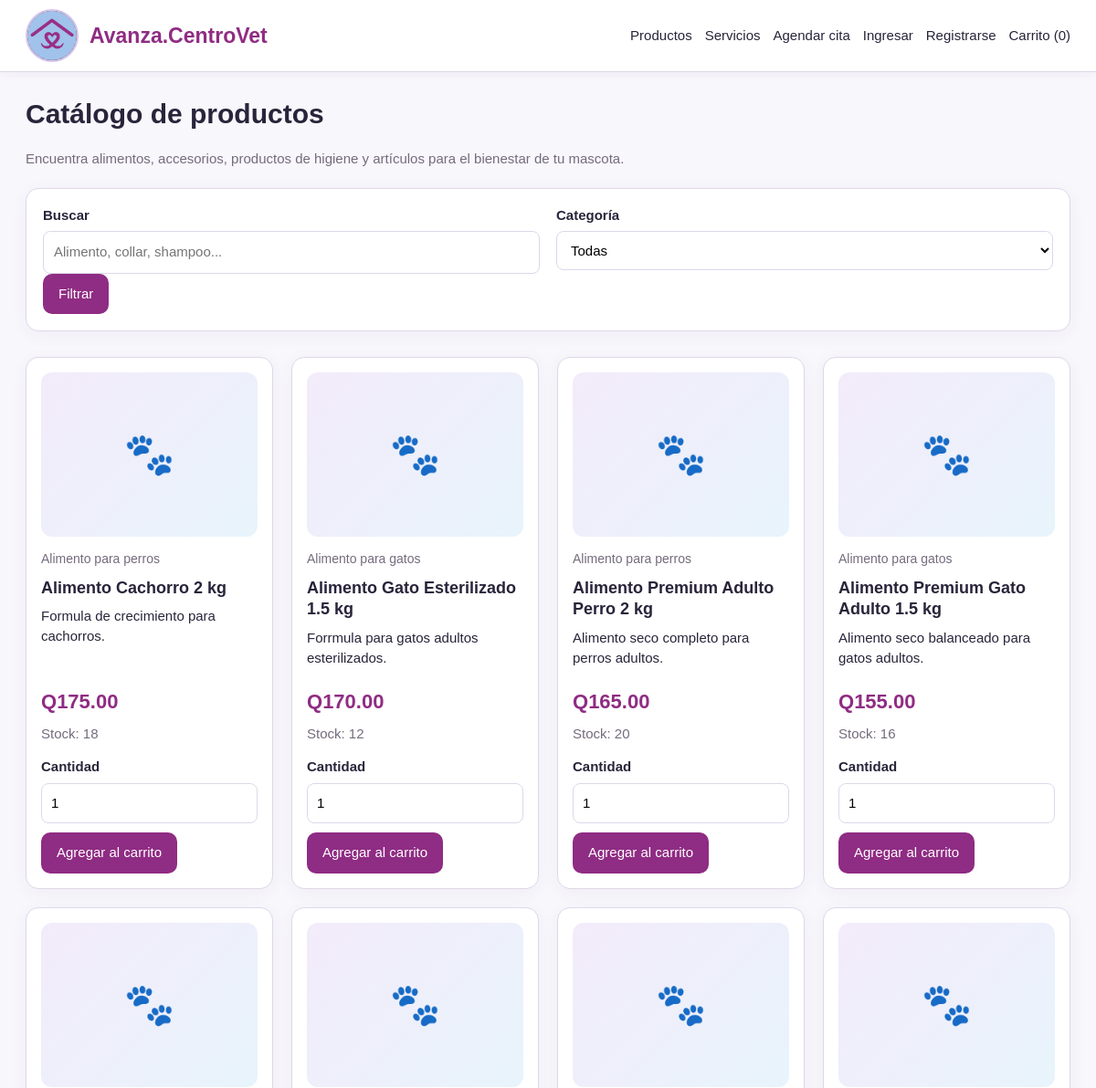
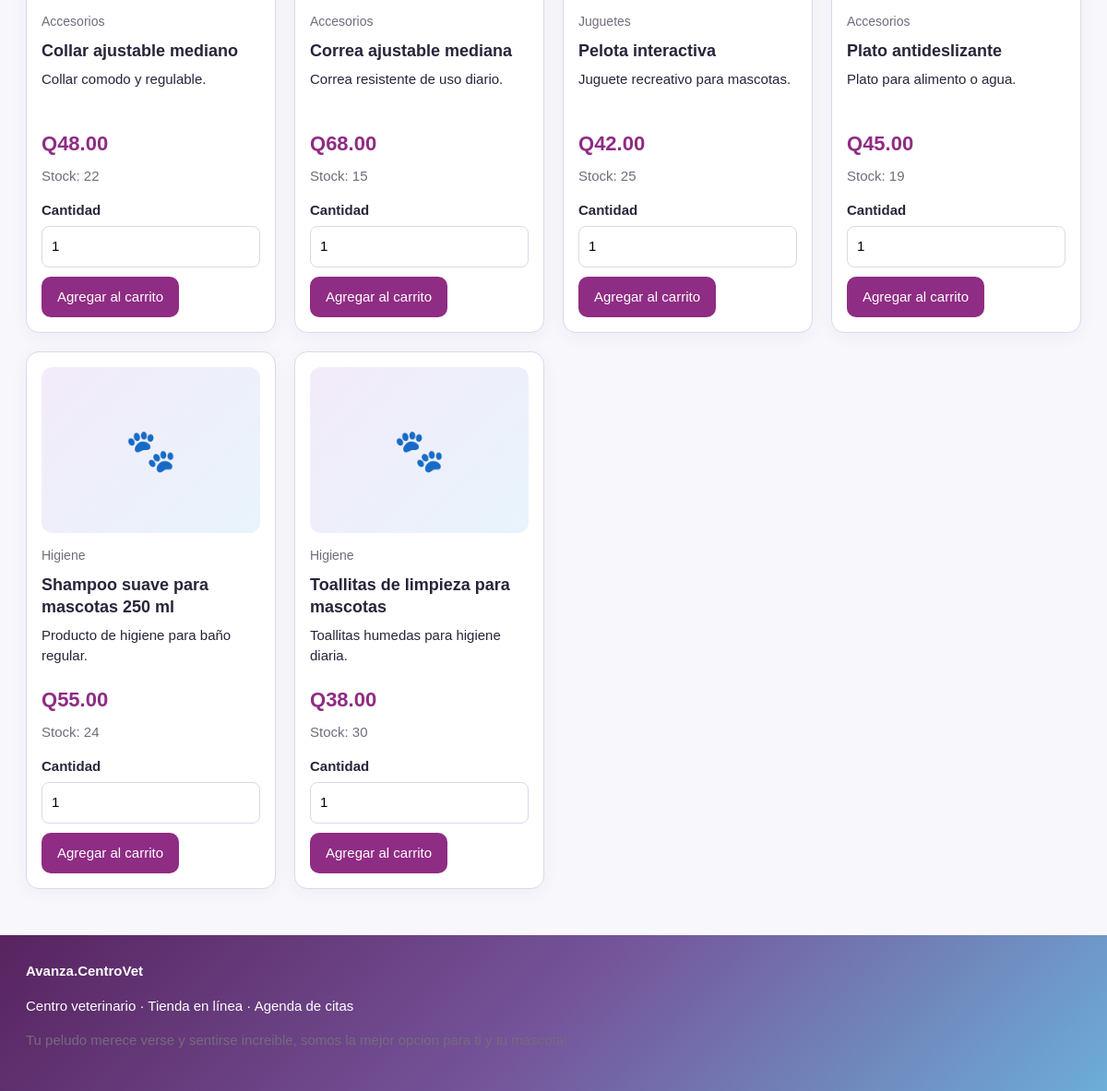
The page /productos.php on the database its author committed (2 pictures, top to bottom).
### tables this page shows
CREATE TABLE `productos` (
  `id` int NOT NULL,
  `categoria_id` int DEFAULT NULL,
  `nombre` varchar(150) NOT NULL,
  `descripcion` text,
  `precio` decimal(10,2) NOT NULL,
  `stock` int NOT NULL DEFAULT '0',
  `stock_minimo` int NOT NULL DEFAULT '5',
  `imagen` varchar(255) DEFAULT NULL,
  `activo` tinyint(1) DEFAULT '1',
  `fecha_creacion` timestamp NULL DEFAULT CURRENT_TIMESTAMP
);

CREATE TABLE `categorias` (
  `id` int NOT NULL,
  `nombre` varchar(100) NOT NULL
);

### includes/funciones.php (called while the page is built, shortened)
<?php
function estaLogueado(){ return isset($_SESSION['usuario_id']); }
function e($v){ return htmlspecialchars((string)$v,ENT_QUOTES,'UTF-8'); }
function carritoCount(){ return array_sum($_SESSION['carrito'] ?? []); }

### productos.php (the view, shortened to what this page needs)
<?php
require_once __DIR__ . '/includes/funciones.php';
require_once __DIR__ . '/includes/header.php';
$q = trim($_GET['q'] ?? '');
$sql = "
    SELECT
        p.*,
        c.nombre AS categoria
    FROM productos p
    LEFT JOIN categorias c
        ON c.id = p.categoria_id
    WHERE p.activo = 1
";
$args = [];
$sql .= " ORDER BY p.nombre ASC";
$stmt = $pdo->prepare($sql);
$stmt->execute($args);
$productos = $stmt->fetchAll(PDO::FETCH_ASSOC);
?>
<div class="catalogo-contenedor">
    <h1>
        Catálogo de productos
    </h1>
    <p class="muted">
        Encuentra alimentos, accesorios, productos de higiene
        y artículos para el bienestar de tu mascota.
    </p>
    <form
        class="card catalogo-filtros"
        method="get"
    >
        <div class="grid">
            <div>
                <label>
                    Buscar
                </label>
                <input
                    type="text"
                    name="q"
                    value="<?= e($q) ?>"
                    placeholder="Alimento, collar, shampoo..."
                >
            </div>
            <div>
                <label>
                    Categoría
                </label>
                <select name="cat">
                    <option value="0">
                        Todas
                    </option>
                </select>
            </div>
        </div>
        <button
            type="submit"
            class="btn"
        >
            Filtrar
        </button>
    </form>
    <div class="catalogo-grid">
        <?php foreach ($productos as $p): ?>
            <?php
            $imagenDisponible = false;
            $urlImagen = '';
            ?>
            <article class="catalogo-card">
                <div class="catalogo-img">
                    <?php if ($imagenDisponible): ?>
                        <img
                            src="<?= e($urlImagen) ?>"
                            alt="<?= e($p['nombre']) ?>"
                            loading="lazy"
                            onerror="
                                this.style.display='none';
                                this.nextElementSibling.style.display='flex';
                            "
                        >
                        <div
                            class="catalogo-placeholder"
                            style="display:none;"
                        >
                            🐾
                        </div>
                    <?php else: ?>
                        <div class="catalogo-placeholder">
                            🐾
                        </div>
                    <?php endif; ?>
                </div>
                <small class="catalogo-categoria">
                    <?= e(
                        $p['categoria']
                        ?? 'Sin categoría'
                    ) ?>
                </small>
                <h3 class="catalogo-nombre">
                    <?= e($p['nombre']) ?>
                </h3>
                <p class="catalogo-descripcion">
                    <?= e(
                        $p['descripcion']
                        ?? ''
                    ) ?>
                </p>
                <div class="catalogo-precio">
                    Q<?= number_format(
                        (float)$p['precio'],
                        2
                    ) ?>
                </div>
                <?php if ((int)$p['stock'] > 0): ?>
                    <p class="catalogo-stock">
                        Stock:
                        <?= (int)$p['stock'] ?>
                    </p>
                <?php endif; ?>
                <form
                    method="post"
                    action="carrito.php"
                    class="catalogo-carrito"
                >
                    <label>
                        Cantidad
                    </label>
                    <input
                        type="number"
                        name="cantidad"
                        min="1"
                        max="<?= max(
                            1,
                            (int)$p['stock']
                        ) ?>"
                        value="1"
                        <?= (int)$p['stock'] <= 0
                            ? 'disabled'
                            : ''
                        ?>
                    >
                    <button
                        type="submit"
                        class="btn"
                        <?= (int)$p['stock'] <= 0
                            ? 'disabled'
                            : ''
                        ?>
                    >
                        <?= (int)$p['stock'] <= 0
                            ? 'Agotado'
                            : 'Agregar al carrito'
                        ?>
                    </button>
                </form>
            </article>
        <?php endforeach; ?>
    </div>
</div>
<?php
require_once __DIR__ . '/includes/footer.php';
?>

### includes/header.php (shortened to what this page needs)
<?php
require_once __DIR__ . '/funciones.php';
?>
<!doctype html>
<html lang="es">
<head>
    <link
        rel="stylesheet"
        href="<?= APP_URL ?>/assets/css/style.css?v=21"
    >
</head>
<body>
<header class="top">
    <div class="wrap nav">
        <a
            class="brand"
            href="<?= APP_URL ?>/index.php"
        >
            <img
                src="<?= APP_URL ?>/assets/img/logo-avanza.jpeg"
                alt="Logo Avanza.CentroVet"
                class="brand-logo"
            >
            <span class="brand-text">
                Avanza.CentroVet
            </span>
        </a>
        <nav>
            <?php if (estaLogueado() && esAdmin()): ?>
                <!-- ==========================================
                     MENÚ ADMINISTRADOR
                =========================================== -->
                <a href="<?= APP_URL ?>/productos.php">
                    Productos
                </a>
                <a href="<?= APP_URL ?>/servicios.php">
                    Servicios
                </a>
                <a href="<?= APP_URL ?>/mascotas.php">
                    Mascotas
                </a>
                <a href="<?= APP_URL ?>/admin/reportes.php">
                    Reportes
                </a>
                <a href="<?= APP_URL ?>/perfil.php">
                    Mi perfil
                </a>
                <a href="<?= APP_URL ?>/admin/index.php">
                    Admin
                </a>
                <a href="<?= APP_URL ?>/logout.php">
                    Salir
                </a>
            <?php else: ?>
                <a href="<?= APP_URL ?>/productos.php">
                    Productos
                </a>
                <a href="<?= APP_URL ?>/servicios.php">
                    Servicios
                </a>
                <a href="<?= APP_URL ?>/citas.php">
                    Agendar cita
                </a>
                <a href="<?= APP_URL ?>/login.php">
                    Ingresar
                </a>
                <a href="<?= APP_URL ?>/registro.php">
                    Registrarse
                </a>
                <a href="<?= APP_URL ?>/carrito.php">
                    Carrito (<?= carritoCount() ?>)
                </a>
            <?php endif; ?>
        </nav>
    </div>
</header>
<main class="wrap">

### includes/footer.php
</main>
<footer>
    <div class="wrap">
        <strong>
            Avanza.CentroVet
        </strong>
        <p>
            Centro veterinario · Tienda en línea · Agenda de citas
        </p>
        <p class="muted">
            Tu peludo merece verse y sentirse increible, somos la mejor
                        opcion para ti y tu mascota!
        </p>
    </div>
</footer>
</body>
</html>

### assets/css/style.css (style rules this page uses)
:root { --p:#8f2c83; --p2:#6c1f68; --lila:#d9c5ef; --lila-claro:#f3ebfa; --celeste:#a7c8ef; --celeste-claro:#e8f4fc; --bg:#f8f7fc; --txt:#29243a; --mut:#746b7d; --danger:#c64060; --border:#ded7ea; --soft:#f1edf7; --white:#ffffff; }
* { box-sizing:border-box; }
html { scroll-behavior:smooth; }
body { margin:0; background:var(--bg); color:var(--txt); font:15px/1.5 Arial,sans-serif; }
.wrap { width:100%; max-width:1180px; margin:0 auto; padding:0 18px; }
h1, h2, h3 { line-height:1.2; color:var(--txt); }
h1 { margin-top:28px; }
a { color:inherit; }
.top { background:#fff; border-bottom:1px solid var(--border); position:sticky; top:0; z-index:100; box-shadow:0 2px 10px rgba(80,50,100,.05); }
.nav { display:flex; justify-content:space-between; align-items:center; gap:18px; min-height:78px; }
.brand { display:flex; align-items:center; gap:12px; text-decoration:none; flex-shrink:0; }
.brand-logo { width:58px; height:58px; border-radius:50%; object-fit:cover; object-position:center; display:block; border:2px solid var(--lila); }
.brand-text { font-size:23px; font-weight:700; color:var(--p); }
.nav nav { display:flex; gap:14px; flex-wrap:wrap; align-items:center; }
.nav nav a { text-decoration:none; color:var(--txt); position:relative; }
.nav nav a::after { content:""; position:absolute; left:0; bottom:-4px; width:0; height:2px; background:var(--p); transition:width .2s ease; }
.btn { display:inline-block; border:0; border-radius:10px; background:var(--p); color:#fff; padding:11px 17px; text-decoration:none; cursor:pointer; font:inherit; transition: background .2s ease, transform .2s ease, box-shadow .2s ease; }
.grid { display:grid; grid-template-columns:repeat(auto-fit,minmax(220px,1fr)); gap:18px; }
.card { background:#fff; border:1px solid var(--border); border-radius:14px; padding:18px; box-shadow: 0 4px 18px rgba(80,50,100,.05); }
.catalogo-contenedor { width:100%; }
.catalogo-filtros { max-width:none !important; margin:20px 0 28px !important; }
.catalogo-grid { display:grid; grid-template-columns:repeat(4,minmax(0,1fr)); gap:20px; width:100%; align-items:stretch; }
.catalogo-card { background:#fff; border:1px solid var(--border); border-radius:14px; padding:16px; display:flex; flex-direction:column; min-width:0; overflow:hidden; box-shadow: 0 4px 18px rgba(80,50,100,.05); transition: transform .2s ease, box-shadow .2s ease; }
.catalogo-img { width:100%; height:180px; background: linear-gradient( 135deg, var(--lila-claro), var(--celeste-claro) ); border-radius:12px; display:flex; align-items:center; justify-content:center; overflow:hidden; margin-bottom:14px; flex-shrink:0; }
.catalogo-placeholder { width:100%; height:100%; display:flex; align-items:center; justify-content:center; font-size:45px; color:var(--p); }
.catalogo-categoria { display:block; color:var(--mut); font-size:14px; margin:0 0 4px; }
.catalogo-nombre { font-size:18px; line-height:1.3; margin:6px 0 8px; color:var(--txt); overflow-wrap:anywhere; }
.catalogo-descripcion { font-size:15px; line-height:1.45; color:var(--txt); margin:0 0 12px; min-height:44px; overflow-wrap:anywhere; }
.catalogo-precio { margin-top:auto; padding-top:8px; font-size:22px; font-weight:700; color:var(--p); }
.catalogo-stock { color:var(--mut); margin:8px 0 14px; }
.catalogo-carrito { margin:0 !important; max-width:none !important; padding:0 !important; background:transparent !important; border:0 !important; border-radius:0 !important; box-shadow:none !important; }
.catalogo-carrito label { display:block; font-weight:700; margin-bottom:6px; }
.catalogo-carrito input[type="number"] { width:100%; padding:10px; margin-bottom:10px; border:1px solid var(--border); border-radius:8px; background:#fff; }
.catalogo-carrito .btn { width:auto; margin:0; }
form.card { max-width:720px; margin:24px auto; }
label { display:block; font-weight:700; margin-bottom:6px; }
input, select, textarea { width:100%; padding:11px; border:1px solid var(--border); border-radius:8px; background:#fff; font:inherit; }
.muted { color:var(--mut); }
footer { margin-top:50px; padding:28px 0; background: linear-gradient( 135deg, #58235f, #75549a, #6caed6 ); color:#fff; }

### rows shown on the page
productos: categoria.nombre "Alimento para perros", nombre "Alimento Cachorro 2 kg", descripcion "Formula de crecimiento para cachorros.", precio "175.00", stock "18", cantidad "1", shows "Agregar al carrito"
productos: categoria.nombre "Alimento para gatos", nombre "Alimento Gato Esterilizado 1.5 kg", descripcion "Forrmula para gatos adultos esterilizados.", precio "170.00", stock "12", cantidad "1", shows "Agregar al carrito"
productos: categoria.nombre "Alimento para perros", nombre "Alimento Premium Adulto Perro 2 kg", descripcion "Alimento seco completo para perros adultos.", precio "165.00", stock "20", cantidad "1", shows "Agregar al carrito"
productos: categoria.nombre "Alimento para gatos", nombre "Alimento Premium Gato Adulto 1.5 kg", descripcion "Alimento seco balanceado para gatos adultos.", precio "155.00", stock "16", cantidad "1", shows "Agregar al carrito"
productos: categoria.nombre "Accesorios", nombre "Collar ajustable mediano", descripcion "Collar comodo y regulable.", precio "48.00", stock "22", cantidad "1", shows "Agregar al carrito"
productos: categoria.nombre "Accesorios", nombre "Correa ajustable mediana", descripcion "Correa resistente de uso diario.", precio "68.00", stock "15", cantidad "1", shows "Agregar al carrito"
productos: categoria.nombre "Juguetes", nombre "Pelota interactiva", descripcion "Juguete recreativo para mascotas.", precio "42.00", stock "25", cantidad "1", shows "Agregar al carrito"
productos: categoria.nombre "Accesorios", nombre "Plato antideslizante", descripcion "Plato para alimento o agua.", precio "45.00", stock "19", cantidad "1", shows "Agregar al carrito"
productos: categoria.nombre "Higiene", nombre "Shampoo suave para mascotas 250 ml", descripcion "Producto de higiene para baño regular.", precio "55.00", stock "24", cantidad "1", shows "Agregar al carrito"
productos: categoria.nombre "Higiene", nombre "Toallitas de limpieza para mascotas", descripcion "Toallitas humedas para higiene diaria.", precio "38.00", stock "30", cantidad "1", shows "Agregar al carrito"

### other values the page prints
carritoCount() "0"
